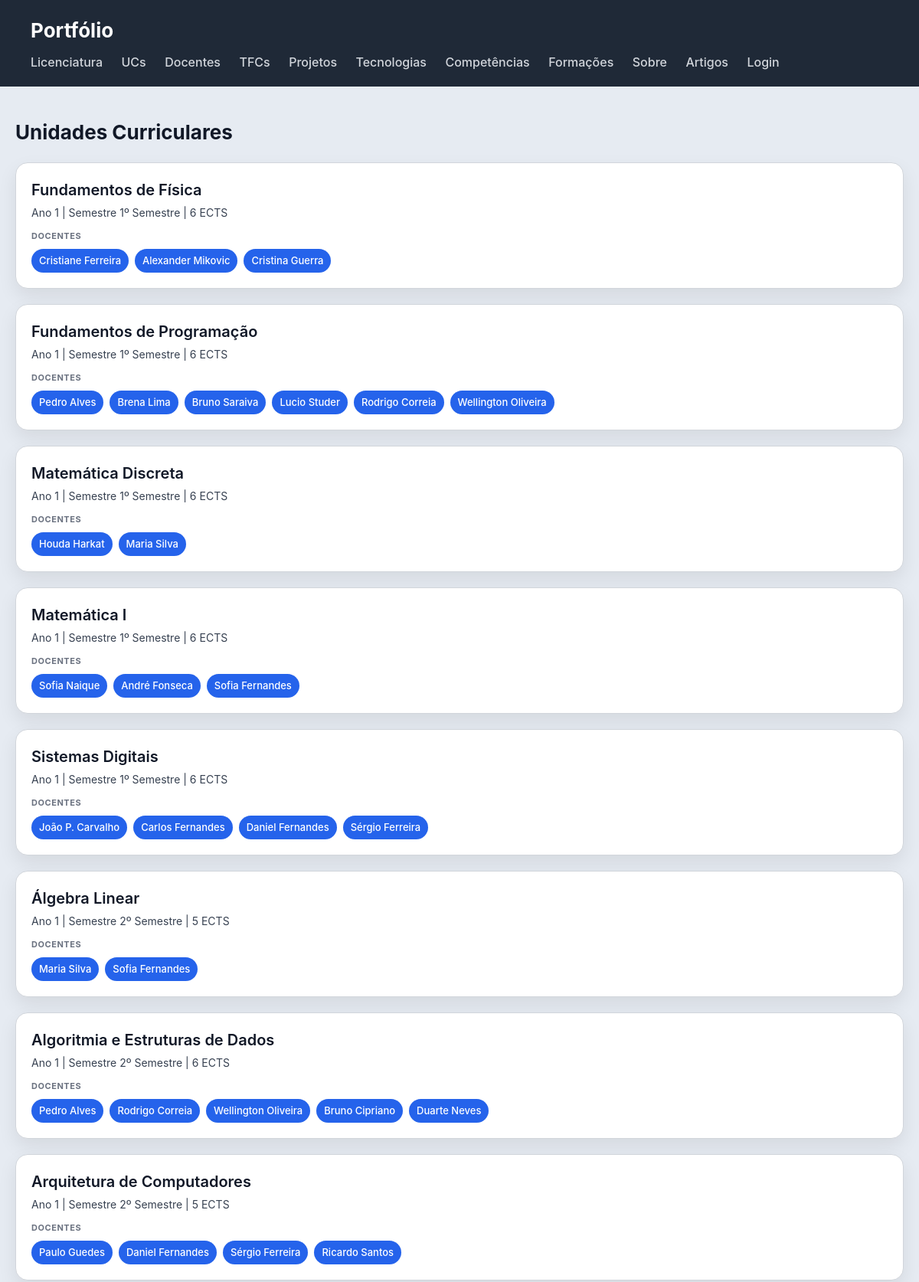
/unidades-curriculares/ (upper part), run on the app's committed database.
### portfolio/models.py (models this page shows, shortened)
class UnidadeCurricular(models.Model):
    licenciatura = models.ForeignKey(Licenciatura, on_delete=models.CASCADE, related_name="unidades_curriculares")
    nome = models.CharField(max_length=150)
    ano = models.IntegerField()
    semestre = models.CharField(max_length=30)
    ects = models.IntegerField()
    docentes = models.ManyToManyField(Docente, related_name="unidades_curriculares", blank=True)

class Docente(models.Model):
    nome = models.CharField(max_length=150)
    email = models.EmailField(blank=True)

### portfolio/views.py (the view)
# urls.py: path('unidades-curriculares/', views.ucs_view, name='ucs_view'),
def ucs_view(request):
    ucs = UnidadeCurricular.objects.select_related('licenciatura').prefetch_related('docentes').all()
    return render(request, 'portfolio/unidades_curriculares.html', {'ucs': ucs})

### portfolio/context_processors.py (called while the page is built)
def is_gestor(request):
    context = {"is_gestor": False, "is_autor": False}
    if request.user.is_authenticated:
        context["is_gestor"] = request.user.groups.filter(name="gestor-portfolio").exists()
        context["is_autor"] = request.user.groups.filter(name="autores").exists()
    return context

### portfolio/templates/portfolio/unidades_curriculares.html
{% extends "portfolio/base.html" %}
{% block content %}
<h2>Unidades Curriculares</h2>
<section>
    {% for uc in ucs %}
    <article>
        <header>
            <h3>{{ uc.nome }}</h3>
            <p>Ano {{ uc.ano }} | Semestre {{ uc.semestre }} | {{ uc.ects }} ECTS</p>
        </header>
        <section>
            <h4>Docentes</h4>
            <ul>
                {% for docente in uc.docentes.all %}
                    <li>{{ docente.nome }}</li>
                {% empty %}
                    <li>Sem docente atribuído</li>
                {% endfor %}
            </ul>
        </section>
    </article>
    {% endfor %}
</section>
{% endblock %}

### portfolio/static/portfolio/styles.css (style rules this page uses)
* { box-sizing: border-box; margin: 0; padding: 0; }
html, body { height: 100%; }
body { font-family: "Inter", "Segoe UI", system-ui, -apple-system, sans-serif; background: #e6ebf2; color: #111827; line-height: 1.5; display: flex; flex-direction: column; }
h2 { margin-bottom: 20px; font-size: 26px; }
section { width: 100%; }
section > article { background: white; padding: 20px; border-radius: 16px; border: 1px solid #d1d5db; box-shadow: 0 10px 25px rgba(0,0,0,0.08); transition: all 0.25s ease; margin-bottom: 20px; width: 100%; }
article > header { margin-bottom: 12px; }
article > header > h3 { font-size: 20px; font-weight: 600; margin-bottom: 4px; }
article > header > p { font-size: 14px; color: #374151; }
article > section { margin-top: 10px; }
article > section > h4 { font-size: 11px; text-transform: uppercase; color: #6b7280; margin-bottom: 8px; letter-spacing: 0.05em; }
article > section > ul { list-style: none; display: flex; flex-wrap: wrap; gap: 8px; }
article > section > ul > li { background: #2563eb; color: white; padding: 6px 10px; border-radius: 999px; font-size: 13px; font-weight: 500; }

### data on the page
UnidadeCurricular: nome "Fundamentos de Física", ano "1", semestre "1º Semestre", ects "6"
Docente: nome "Cristiane Ferreira"
Docente: nome "Alexander Mikovic"
Docente: nome "Cristina Guerra"
UnidadeCurricular: nome "Fundamentos de Programação", ano "1", semestre "1º Semestre", ects "6"
Docente: nome "Pedro Alves"
Docente: nome "Brena Lima"
Docente: nome "Bruno Saraiva"
Docente: nome "Lucio Studer"
Docente: nome "Rodrigo Correia"
Docente: nome "Wellington Oliveira"
UnidadeCurricular: nome "Matemática Discreta", ano "1", semestre "1º Semestre", ects "6"
Docente: nome "Houda Harkat"
Docente: nome "Maria Silva"
UnidadeCurricular: nome "Matemática I", ano "1", semestre "1º Semestre", ects "6"
Docente: nome "Sofia Naique"
Docente: nome "André Fonseca"
Docente: nome "Sofia Fernandes"
UnidadeCurricular: nome "Sistemas Digitais", ano "1", semestre "1º Semestre", ects "6"
Docente: nome "João P. Carvalho"
Docente: nome "Carlos Fernandes"
Docente: nome "Daniel Fernandes"
Docente: nome "Sérgio Ferreira"
UnidadeCurricular: nome "Álgebra Linear", ano "1", semestre "2º Semestre", ects "5"
UnidadeCurricular: nome "Algoritmia e Estruturas de Dados", ano "1", semestre "2º Semestre", ects "6"
Docente: nome "Bruno Cipriano"
Docente: nome "Duarte Neves"
UnidadeCurricular: nome "Arquitetura de Computadores", ano "1", semestre "2º Semestre", ects "5"
Docente: nome "Paulo Guedes"
Docente: nome "Ricardo Santos"
